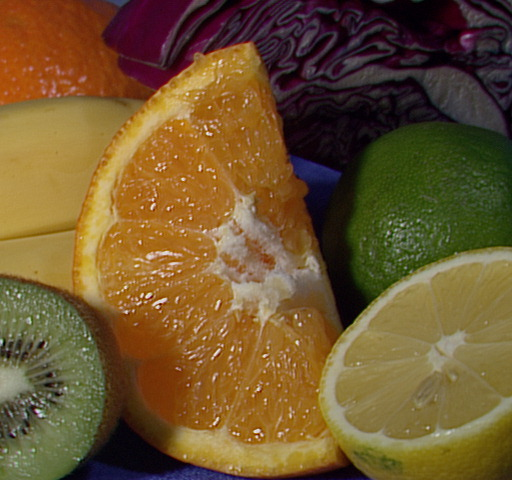
//> input picture resource/fruits.jpg, 512 x 480 px
$ ./main   (built with g++ and OpenCV 4)
//> lines starting //> are read from the running program, lines starting //| are printed output that depends on the picture; after the words box and inside, x2 and y2 are one past the last pixel; in counts of white or black regions, pixels touching at a corner belong together
//Example 14-1.Finding contours based on a trackbar's location;
//the contours are updated whenever the trackbar is moved.

#include<opencv2/opencv.hpp>
#include<iostream>

using namespace std;
using namespace cv;

Mat g_gray, g_binary;
int g_thresh = 100;

void on_trackbar(int, void*){

	threshold(g_gray, g_binary, g_thresh, 255, THRESH_BINARY);
	vector<vector<Point>> contours;
	findContours(g_binary, contours, noArray(), RETR_LIST, CHAIN_APPROX_SIMPLE);
	g_binary = Scalar::all(0);

	drawContours(g_binary, contours, -1, Scalar::all(255));
	imshow("Contours", g_binary);

}

int main(int argc, char** argv)
{

	g_gray = imread("E:/mycode/mycode_opencv/resource/fruits.jpg", 0);
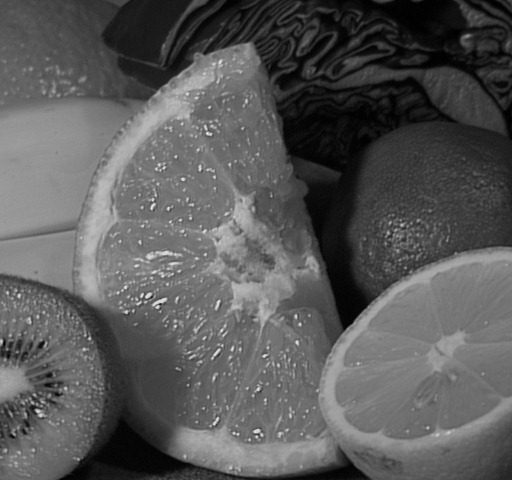
//> g_gray: 480 rows x 512 cols, CV_8UC1; min 0, max 238, mean 88.7
	namedWindow("src image", 1);
	imshow("src image", g_gray);

	// [5 lines of commented-out code are left out]
	namedWindow("Contours", 1);

	createTrackbar("Threshold", "Contours", &g_thresh, 255, on_trackbar);
	on_trackbar(0, 0);
//> in on_trackbar, `threshold(g_gray, g_binary, g_thresh, 255, THRESH_BINARY);`:
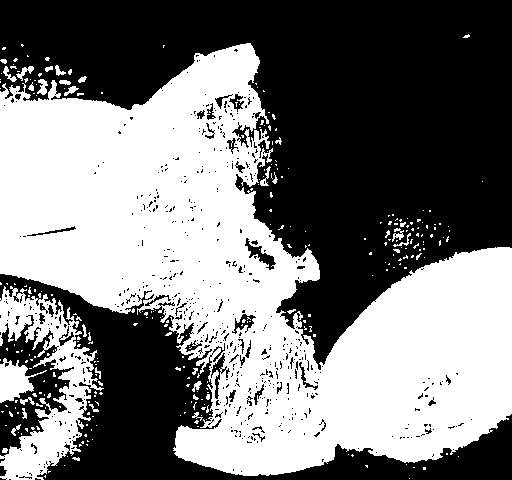
//> g_binary: 480 rows x 512 cols, CV_8UC1; 48.2% white; 299 white regions (265 under 20 px)
//> in on_trackbar, `findContours(g_binary, contours, noArray(), RETR_LIST, CHAIN_APPROX_SI..`: contours = 981 contours, 887 with area under 20; largest, box (x1, y1, x2, y2) and area: (0, 43, 512, 476) 109227, (0, 286, 104, 480) 7716, (0, 358, 47, 403) 927, (244, 237, 277, 271) 354, (210, 352, 226, 400) 260
//> in on_trackbar, `drawContours(g_binary, contours, -1, Scalar::all(255));`:
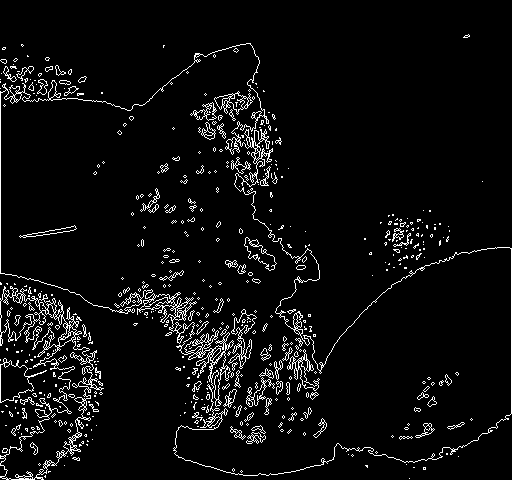
//> g_binary: 480 rows x 512 cols, CV_8UC1; 5.2% white in thin lines or dots

	waitKey(0);

	return 0;

}

$ run again, with resource/HandIndoorColor.jpg copied over resource/fruits.jpg
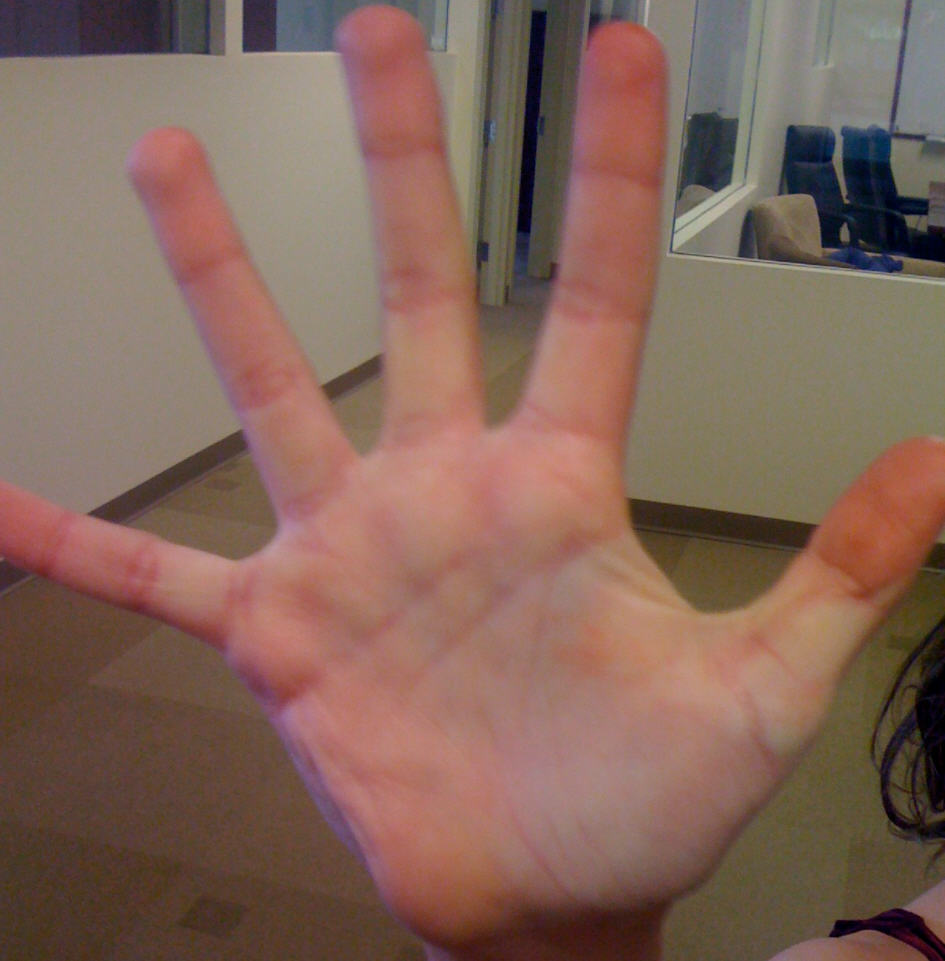
//> input picture resource/HandIndoorColor.jpg, 945 x 961 px
//> in on_trackbar, `threshold(g_gray, g_binary, g_thresh, 255, THRESH_BINARY);`:
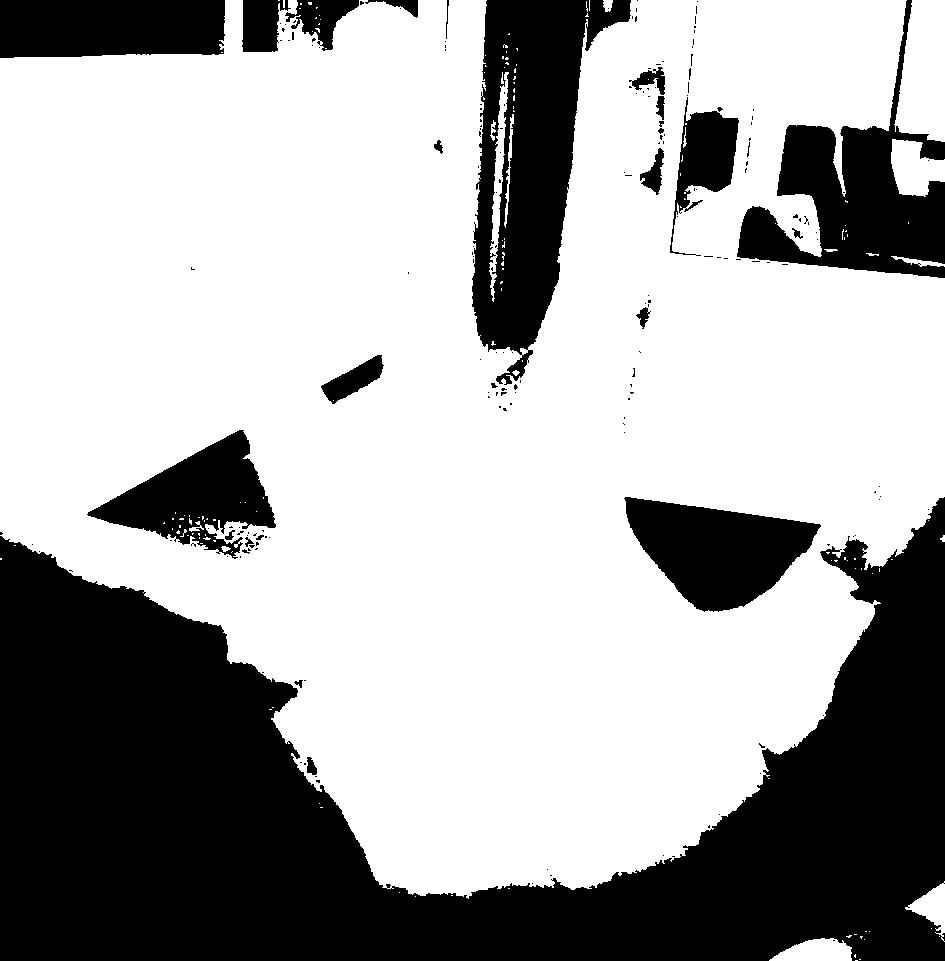
//> g_binary: 961 rows x 945 cols, CV_8UC1; 65.9% white; 194 black regions (168 under 20 px)
//> contours = 361 contours, 315 with area under 20; largest, box (x1, y1, x2, y2) and area: (0, 0, 945, 899) 616498, (623, 496, 822, 613) 13847, (86, 429, 277, 560) 11604, (894, 0, 945, 142) 5532, (669, 96, 740, 256) 4617
//> in on_trackbar, `drawContours(g_binary, contours, -1, Scalar::all(255));`:
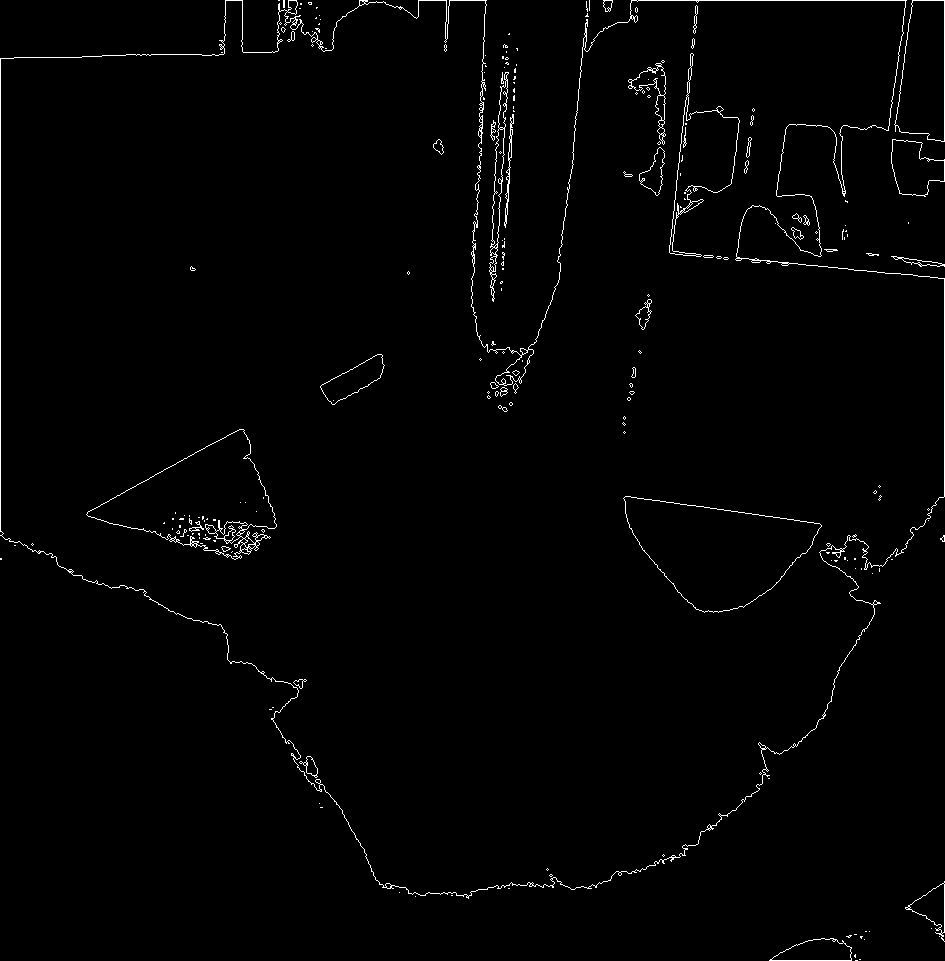
//> g_binary: 961 rows x 945 cols, CV_8UC1; 1.3% white in thin lines or dots

$ run again, with resource/HandOutdoorColor.jpg copied over resource/fruits.jpg
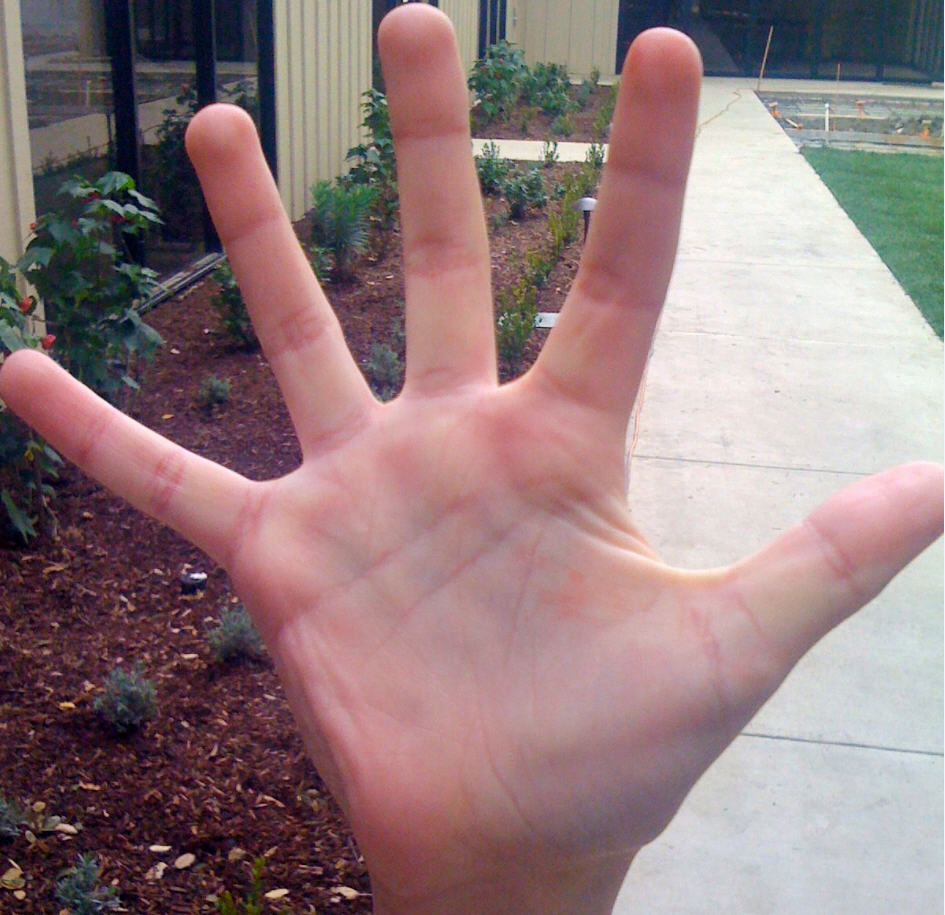
//> input picture resource/HandOutdoorColor.jpg, 945 x 915 px
//> in on_trackbar, `threshold(g_gray, g_binary, g_thresh, 255, THRESH_BINARY);`:
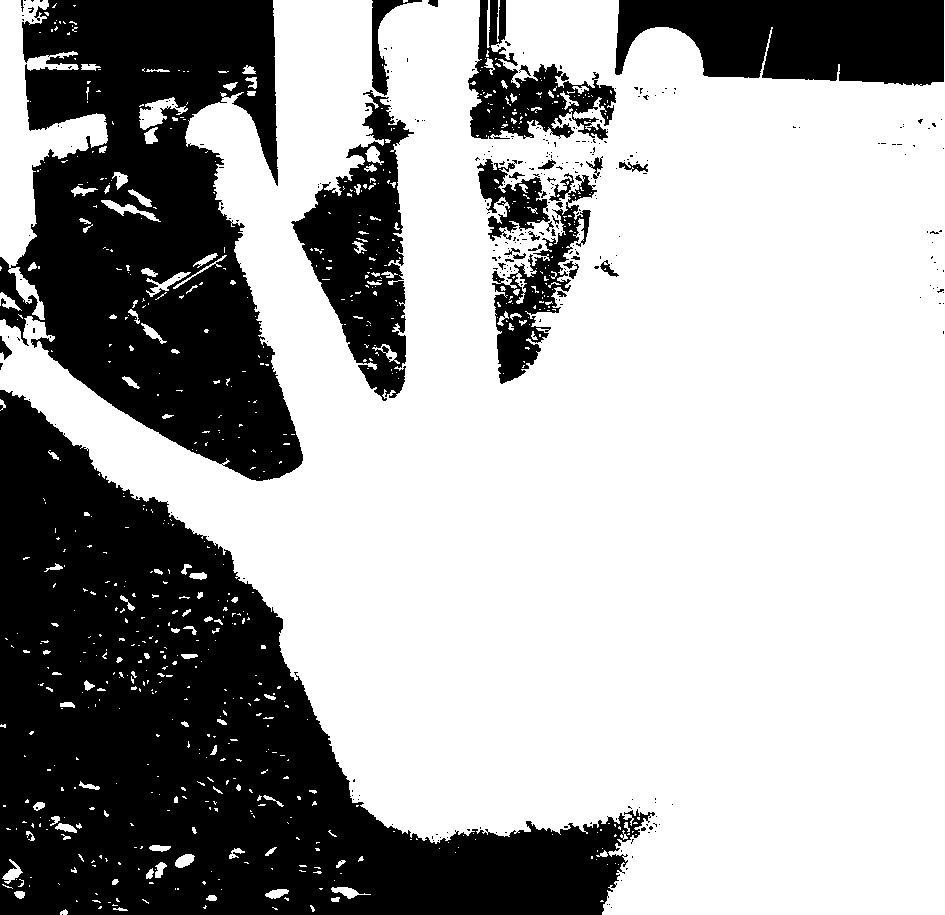
//> g_binary: 915 rows x 945 cols, CV_8UC1; 65.3% white; 321 black regions (290 under 20 px)
//> contours = 1175 contours, 1047 with area under 20; largest, box (x1, y1, x2, y2) and area: (0, 0, 945, 915) 568348, (290, 89, 415, 402) 18862, (0, 0, 108, 320) 10808, (491, 201, 592, 385) 6858, (476, 158, 551, 242) 3126
//> in on_trackbar, `drawContours(g_binary, contours, -1, Scalar::all(255));`:
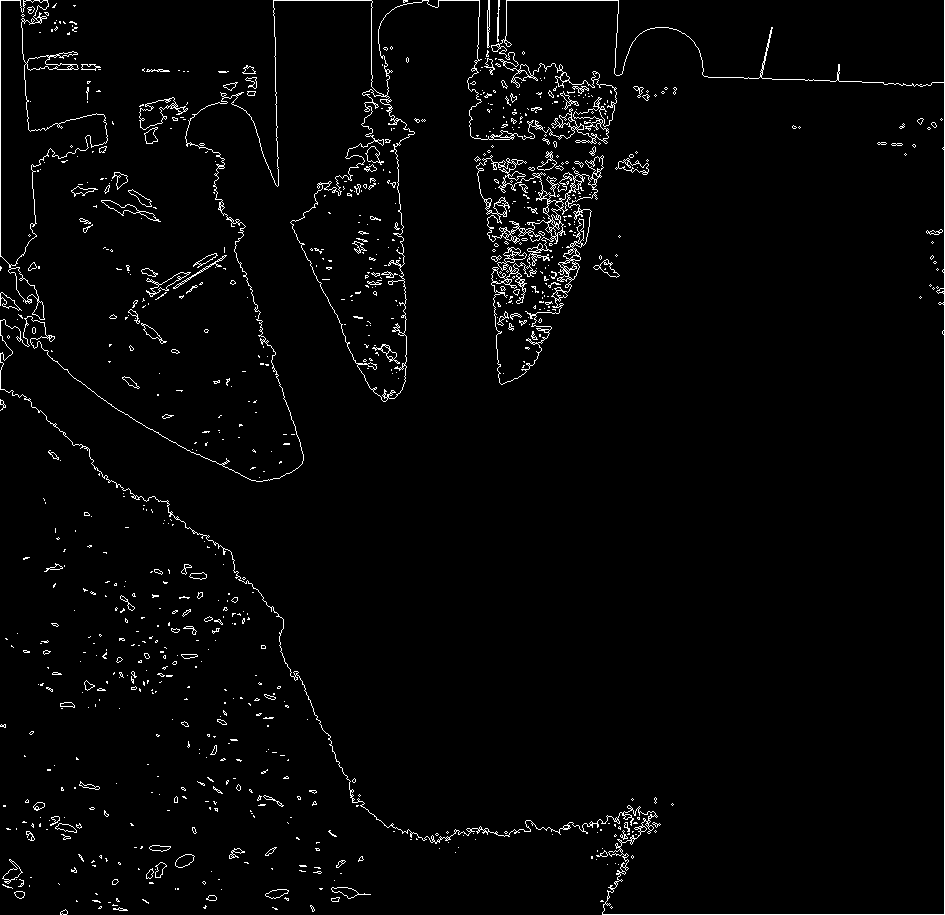
//> g_binary: 915 rows x 945 cols, CV_8UC1; 2.5% white in thin lines or dots
